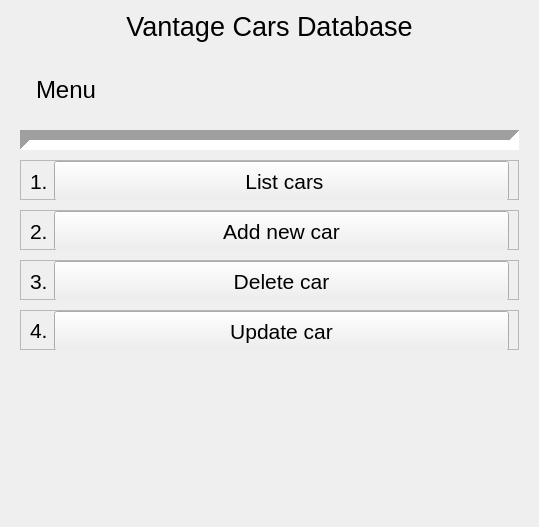
<?xml version="1.0" encoding="UTF-8"?>
<ui version="4.0">
 <class>Form</class>
 <widget class="QWidget" name="Form">
  <property name="geometry">
   <rect>
    <x>0</x>
    <y>0</y>
    <width>539</width>
    <height>527</height>
   </rect>
  </property>
  <property name="sizePolicy">
   <sizepolicy hsizetype="Fixed" vsizetype="Fixed">
    <horstretch>0</horstretch>
    <verstretch>0</verstretch>
   </sizepolicy>
  </property>
  <property name="windowTitle">
   <string>Form</string>
  </property>
  <layout class="QVBoxLayout" name="verticalLayout_6">
   <property name="spacing">
    <number>9</number>
   </property>
   <item>
    <widget class="QLabel" name="label">
     <property name="font">
      <font>
       <pointsize>20</pointsize>
      </font>
     </property>
     <property name="text">
      <string>Vantage Cars Database</string>
     </property>
     <property name="alignment">
      <set>Qt::AlignCenter</set>
     </property>
    </widget>
   </item>
   <item>
    <widget class="QStackedWidget" name="stackedWidget">
     <property name="currentIndex">
      <number>0</number>
     </property>
     <widget class="QWidget" name="menu_page">
      <layout class="QVBoxLayout" name="verticalLayout_5">
       <property name="spacing">
        <number>0</number>
       </property>
       <item>
        <layout class="QVBoxLayout" name="verticalLayout_2">
         <property name="spacing">
          <number>10</number>
         </property>
         <item>
          <widget class="QLabel" name="label_19">
           <property name="minimumSize">
            <size>
             <width>0</width>
             <height>60</height>
            </size>
           </property>
           <property name="maximumSize">
            <size>
             <width>16777215</width>
             <height>60</height>
            </size>
           </property>
           <property name="styleSheet">
            <string notr="true">padding: 0 0 0 10;
font-size: 24px;</string>
           </property>
           <property name="text">
            <string>Menu</string>
           </property>
          </widget>
         </item>
         <item>
          <widget class="Line" name="line_2">
           <property name="minimumSize">
            <size>
             <width>0</width>
             <height>20</height>
            </size>
           </property>
           <property name="lineWidth">
            <number>10</number>
           </property>
           <property name="orientation">
            <enum>Qt::Horizontal</enum>
           </property>
          </widget>
         </item>
         <item>
          <widget class="QFrame" name="frame">
           <property name="maximumSize">
            <size>
             <width>16777215</width>
             <height>40</height>
            </size>
           </property>
           <property name="frameShape">
            <enum>QFrame::StyledPanel</enum>
           </property>
           <property name="frameShadow">
            <enum>QFrame::Raised</enum>
           </property>
           <layout class="QHBoxLayout" name="horizontalLayout_5">
            <property name="topMargin">
             <number>0</number>
            </property>
            <property name="bottomMargin">
             <number>0</number>
            </property>
            <item>
             <widget class="QLabel" name="label_20">
              <property name="minimumSize">
               <size>
                <width>0</width>
                <height>40</height>
               </size>
              </property>
              <property name="maximumSize">
               <size>
                <width>30</width>
                <height>40</height>
               </size>
              </property>
              <property name="font">
               <font>
                <pointsize>16</pointsize>
               </font>
              </property>
              <property name="text">
               <string>1.</string>
              </property>
             </widget>
            </item>
            <item>
             <widget class="QPushButton" name="btn_list_cars">
              <property name="sizePolicy">
               <sizepolicy hsizetype="Expanding" vsizetype="Fixed">
                <horstretch>0</horstretch>
                <verstretch>0</verstretch>
               </sizepolicy>
              </property>
              <property name="minimumSize">
               <size>
                <width>0</width>
                <height>40</height>
               </size>
              </property>
              <property name="maximumSize">
               <size>
                <width>16777215</width>
                <height>40</height>
               </size>
              </property>
              <property name="font">
               <font>
                <pointsize>16</pointsize>
               </font>
              </property>
              <property name="text">
               <string> List cars</string>
              </property>
             </widget>
            </item>
           </layout>
          </widget>
         </item>
         <item>
          <widget class="QFrame" name="frame_2">
           <property name="maximumSize">
            <size>
             <width>16777215</width>
             <height>40</height>
            </size>
           </property>
           <property name="frameShape">
            <enum>QFrame::StyledPanel</enum>
           </property>
           <property name="frameShadow">
            <enum>QFrame::Raised</enum>
           </property>
           <layout class="QHBoxLayout" name="horizontalLayout_6">
            <property name="topMargin">
             <number>0</number>
            </property>
            <property name="bottomMargin">
             <number>0</number>
            </property>
            <item>
             <widget class="QLabel" name="label_21">
              <property name="minimumSize">
               <size>
                <width>0</width>
                <height>40</height>
               </size>
              </property>
              <property name="maximumSize">
               <size>
                <width>30</width>
                <height>40</height>
               </size>
              </property>
              <property name="font">
               <font>
                <pointsize>16</pointsize>
               </font>
              </property>
              <property name="text">
               <string>2.</string>
              </property>
             </widget>
            </item>
            <item>
             <widget class="QPushButton" name="btn_add_car">
              <property name="sizePolicy">
               <sizepolicy hsizetype="Expanding" vsizetype="Fixed">
                <horstretch>0</horstretch>
                <verstretch>0</verstretch>
               </sizepolicy>
              </property>
              <property name="minimumSize">
               <size>
                <width>0</width>
                <height>40</height>
               </size>
              </property>
              <property name="maximumSize">
               <size>
                <width>16777215</width>
                <height>40</height>
               </size>
              </property>
              <property name="font">
               <font>
                <pointsize>16</pointsize>
               </font>
              </property>
              <property name="text">
               <string>Add new car</string>
              </property>
             </widget>
            </item>
           </layout>
          </widget>
         </item>
         <item>
          <widget class="QFrame" name="frame_3">
           <property name="maximumSize">
            <size>
             <width>16777215</width>
             <height>40</height>
            </size>
           </property>
           <property name="frameShape">
            <enum>QFrame::StyledPanel</enum>
           </property>
           <property name="frameShadow">
            <enum>QFrame::Raised</enum>
           </property>
           <layout class="QHBoxLayout" name="horizontalLayout_7">
            <property name="topMargin">
             <number>0</number>
            </property>
            <property name="bottomMargin">
             <number>0</number>
            </property>
            <item>
             <widget class="QLabel" name="label_22">
              <property name="minimumSize">
               <size>
                <width>0</width>
                <height>40</height>
               </size>
              </property>
              <property name="maximumSize">
               <size>
                <width>30</width>
                <height>40</height>
               </size>
              </property>
              <property name="font">
               <font>
                <pointsize>16</pointsize>
               </font>
              </property>
              <property name="text">
               <string>3.</string>
              </property>
             </widget>
            </item>
            <item>
             <widget class="QPushButton" name="btn_delete_car">
              <property name="sizePolicy">
               <sizepolicy hsizetype="Expanding" vsizetype="Fixed">
                <horstretch>0</horstretch>
                <verstretch>0</verstretch>
               </sizepolicy>
              </property>
              <property name="minimumSize">
               <size>
                <width>0</width>
                <height>40</height>
               </size>
              </property>
              <property name="maximumSize">
               <size>
                <width>16777215</width>
                <height>16777215</height>
               </size>
              </property>
              <property name="font">
               <font>
                <pointsize>16</pointsize>
               </font>
              </property>
              <property name="text">
               <string>Delete car</string>
              </property>
             </widget>
            </item>
           </layout>
          </widget>
         </item>
         <item>
          <widget class="QFrame" name="frame_4">
           <property name="maximumSize">
            <size>
             <width>16777215</width>
             <height>40</height>
            </size>
           </property>
           <property name="frameShape">
            <enum>QFrame::StyledPanel</enum>
           </property>
           <property name="frameShadow">
            <enum>QFrame::Raised</enum>
           </property>
           <layout class="QHBoxLayout" name="horizontalLayout_8">
            <property name="topMargin">
             <number>0</number>
            </property>
            <property name="bottomMargin">
             <number>0</number>
            </property>
            <item>
             <widget class="QLabel" name="label_23">
              <property name="maximumSize">
               <size>
                <width>30</width>
                <height>40</height>
               </size>
              </property>
              <property name="font">
               <font>
                <pointsize>16</pointsize>
               </font>
              </property>
              <property name="text">
               <string>4.</string>
              </property>
             </widget>
            </item>
            <item>
             <widget class="QPushButton" name="btn_update_car">
              <property name="sizePolicy">
               <sizepolicy hsizetype="Expanding" vsizetype="Fixed">
                <horstretch>0</horstretch>
                <verstretch>0</verstretch>
               </sizepolicy>
              </property>
              <property name="minimumSize">
               <size>
                <width>0</width>
                <height>40</height>
               </size>
              </property>
              <property name="maximumSize">
               <size>
                <width>16777215</width>
                <height>16777215</height>
               </size>
              </property>
              <property name="font">
               <font>
                <pointsize>16</pointsize>
               </font>
              </property>
              <property name="text">
               <string>Update car</string>
              </property>
             </widget>
            </item>
           </layout>
          </widget>
         </item>
         <item>
          <spacer name="verticalSpacer">
           <property name="orientation">
            <enum>Qt::Vertical</enum>
           </property>
           <property name="sizeType">
            <enum>QSizePolicy::Expanding</enum>
           </property>
           <property name="sizeHint" stdset="0">
            <size>
             <width>20</width>
             <height>60</height>
            </size>
           </property>
          </spacer>
         </item>
        </layout>
       </item>
      </layout>
     </widget>
     <widget class="QWidget" name="car_list_page">
      <layout class="QVBoxLayout" name="verticalLayout_3">
       <item>
        <widget class="QTableWidget" name="tableWidget">
         <property name="font">
          <font>
           <pointsize>12</pointsize>
          </font>
         </property>
         <property name="styleSheet">
          <string notr="true">alternate-background-color: rgb(123, 213, 255);
</string>
         </property>
         <property name="alternatingRowColors">
          <bool>true</bool>
         </property>
         <property name="verticalScrollMode">
          <enum>QAbstractItemView::ScrollPerPixel</enum>
         </property>
         <column>
          <property name="text">
           <string>id</string>
          </property>
         </column>
         <column>
          <property name="text">
           <string>brand</string>
          </property>
         </column>
         <column>
          <property name="text">
           <string>model</string>
          </property>
         </column>
         <column>
          <property name="text">
           <string>production year</string>
          </property>
         </column>
         <column>
          <property name="text">
           <string>convertible</string>
          </property>
         </column>
        </widget>
       </item>
       <item>
        <widget class="QWidget" name="widget_3" native="true">
         <layout class="QHBoxLayout" name="horizontalLayout_9">
          <item>
           <spacer name="horizontalSpacer_3">
            <property name="orientation">
             <enum>Qt::Horizontal</enum>
            </property>
            <property name="sizeHint" stdset="0">
             <size>
              <width>40</width>
              <height>20</height>
             </size>
            </property>
           </spacer>
          </item>
          <item>
           <widget class="QPushButton" name="btn_back_to_menu_car_list">
            <property name="font">
             <font>
              <pointsize>12</pointsize>
             </font>
            </property>
            <property name="text">
             <string>Back to Menu</string>
            </property>
           </widget>
          </item>
         </layout>
        </widget>
       </item>
      </layout>
     </widget>
     <widget class="QWidget" name="add_car_page">
      <property name="styleSheet">
       <string notr="true">QLabel {
	padding: 0 0 0 2
}

QLineEdit {
	padding: 0 0 0 5
}</string>
      </property>
      <layout class="QVBoxLayout" name="verticalLayout_4" stretch="0,5,0,0,0,0,0,0,0,0,0,0">
       <property name="spacing">
        <number>5</number>
       </property>
       <property name="leftMargin">
        <number>15</number>
       </property>
       <property name="bottomMargin">
        <number>20</number>
       </property>
       <item>
        <widget class="QLabel" name="label_12">
         <property name="font">
          <font>
           <pointsize>20</pointsize>
          </font>
         </property>
         <property name="text">
          <string>Add New Car</string>
         </property>
        </widget>
       </item>
       <item>
        <widget class="QLabel" name="label_7">
         <property name="maximumSize">
          <size>
           <width>16777215</width>
           <height>30</height>
          </size>
         </property>
         <property name="font">
          <font>
           <pointsize>14</pointsize>
          </font>
         </property>
         <property name="text">
          <string>Car ID</string>
         </property>
        </widget>
       </item>
       <item>
        <widget class="QLineEdit" name="id_lineEdit">
         <property name="maximumSize">
          <size>
           <width>16777215</width>
           <height>35</height>
          </size>
         </property>
         <property name="font">
          <font>
           <pointsize>14</pointsize>
          </font>
         </property>
         <property name="text">
          <string/>
         </property>
        </widget>
       </item>
       <item>
        <widget class="QLabel" name="label_8">
         <property name="maximumSize">
          <size>
           <width>16777215</width>
           <height>30</height>
          </size>
         </property>
         <property name="font">
          <font>
           <pointsize>14</pointsize>
          </font>
         </property>
         <property name="text">
          <string>Car Brand</string>
         </property>
        </widget>
       </item>
       <item>
        <widget class="QLineEdit" name="brand_lineEdit">
         <property name="maximumSize">
          <size>
           <width>16777215</width>
           <height>35</height>
          </size>
         </property>
         <property name="font">
          <font>
           <pointsize>14</pointsize>
          </font>
         </property>
         <property name="text">
          <string/>
         </property>
        </widget>
       </item>
       <item>
        <widget class="QLabel" name="label_9">
         <property name="maximumSize">
          <size>
           <width>16777215</width>
           <height>30</height>
          </size>
         </property>
         <property name="font">
          <font>
           <pointsize>14</pointsize>
          </font>
         </property>
         <property name="text">
          <string>Car Model</string>
         </property>
        </widget>
       </item>
       <item>
        <widget class="QLineEdit" name="car_model_lineEdit">
         <property name="maximumSize">
          <size>
           <width>16777215</width>
           <height>35</height>
          </size>
         </property>
         <property name="font">
          <font>
           <pointsize>14</pointsize>
          </font>
         </property>
        </widget>
       </item>
       <item>
        <widget class="QLabel" name="label_10">
         <property name="maximumSize">
          <size>
           <width>16777215</width>
           <height>30</height>
          </size>
         </property>
         <property name="font">
          <font>
           <pointsize>14</pointsize>
          </font>
         </property>
         <property name="text">
          <string>Car production year</string>
         </property>
        </widget>
       </item>
       <item>
        <widget class="QLineEdit" name="production_year_lineEdit">
         <property name="maximumSize">
          <size>
           <width>16777215</width>
           <height>35</height>
          </size>
         </property>
         <property name="font">
          <font>
           <pointsize>14</pointsize>
          </font>
         </property>
        </widget>
       </item>
       <item>
        <widget class="QLabel" name="label_11">
         <property name="maximumSize">
          <size>
           <width>16777215</width>
           <height>30</height>
          </size>
         </property>
         <property name="font">
          <font>
           <pointsize>14</pointsize>
          </font>
         </property>
         <property name="text">
          <string>Is this car convertible?</string>
         </property>
        </widget>
       </item>
       <item>
        <widget class="QComboBox" name="is_convertable_comboBox">
         <property name="maximumSize">
          <size>
           <width>16777215</width>
           <height>35</height>
          </size>
         </property>
         <property name="font">
          <font>
           <pointsize>14</pointsize>
          </font>
         </property>
         <item>
          <property name="text">
           <string>Choose</string>
          </property>
         </item>
         <item>
          <property name="text">
           <string>YES</string>
          </property>
         </item>
         <item>
          <property name="text">
           <string>NO</string>
          </property>
         </item>
        </widget>
       </item>
       <item>
        <widget class="QWidget" name="widget" native="true">
         <layout class="QHBoxLayout" name="horizontalLayout_2">
          <item>
           <layout class="QHBoxLayout" name="horizontalLayout">
            <item>
             <spacer name="horizontalSpacer">
              <property name="orientation">
               <enum>Qt::Horizontal</enum>
              </property>
              <property name="sizeHint" stdset="0">
               <size>
                <width>40</width>
                <height>20</height>
               </size>
              </property>
             </spacer>
            </item>
            <item>
             <widget class="QPushButton" name="btn_back_to_menu_add">
              <property name="font">
               <font>
                <pointsize>14</pointsize>
               </font>
              </property>
              <property name="styleSheet">
               <string notr="true">background-color: rgb(178, 178, 186);</string>
              </property>
              <property name="text">
               <string>Back to Menu</string>
              </property>
             </widget>
            </item>
            <item>
             <widget class="QPushButton" name="btn_ok">
              <property name="font">
               <font>
                <pointsize>14</pointsize>
               </font>
              </property>
              <property name="styleSheet">
               <string notr="true">background-color: rgb(91, 199, 79);</string>
              </property>
              <property name="text">
               <string>Ok</string>
              </property>
             </widget>
            </item>
           </layout>
          </item>
         </layout>
        </widget>
       </item>
      </layout>
     </widget>
     <widget class="QWidget" name="update_car_page">
      <property name="styleSheet">
       <string notr="true">QLabel {
	padding: 0 0 0 2
}

QLineEdit {
	padding: 0 0 0 5
}</string>
      </property>
      <layout class="QVBoxLayout" name="verticalLayout" stretch="0,5,0,0,0,0,0,0,0,0,0,0">
       <property name="spacing">
        <number>5</number>
       </property>
       <property name="leftMargin">
        <number>15</number>
       </property>
       <property name="bottomMargin">
        <number>20</number>
       </property>
       <item>
        <widget class="QLabel" name="label_15">
         <property name="font">
          <font>
           <pointsize>20</pointsize>
          </font>
         </property>
         <property name="text">
          <string>Update Car</string>
         </property>
        </widget>
       </item>
       <item>
        <widget class="QLabel" name="label_17">
         <property name="maximumSize">
          <size>
           <width>16777215</width>
           <height>30</height>
          </size>
         </property>
         <property name="font">
          <font>
           <pointsize>14</pointsize>
          </font>
         </property>
         <property name="text">
          <string>Car ID</string>
         </property>
        </widget>
       </item>
       <item>
        <widget class="QLineEdit" name="update_id_lineEdit">
         <property name="maximumSize">
          <size>
           <width>16777215</width>
           <height>35</height>
          </size>
         </property>
         <property name="font">
          <font>
           <pointsize>14</pointsize>
          </font>
         </property>
         <property name="text">
          <string/>
         </property>
        </widget>
       </item>
       <item>
        <widget class="QLabel" name="label_18">
         <property name="maximumSize">
          <size>
           <width>16777215</width>
           <height>30</height>
          </size>
         </property>
         <property name="font">
          <font>
           <pointsize>14</pointsize>
          </font>
         </property>
         <property name="text">
          <string>Car Brand</string>
         </property>
        </widget>
       </item>
       <item>
        <widget class="QLineEdit" name="update_brand_lineEdit">
         <property name="maximumSize">
          <size>
           <width>16777215</width>
           <height>35</height>
          </size>
         </property>
         <property name="font">
          <font>
           <pointsize>14</pointsize>
          </font>
         </property>
         <property name="text">
          <string/>
         </property>
        </widget>
       </item>
       <item>
        <widget class="QLabel" name="label_13">
         <property name="maximumSize">
          <size>
           <width>16777215</width>
           <height>30</height>
          </size>
         </property>
         <property name="font">
          <font>
           <pointsize>14</pointsize>
          </font>
         </property>
         <property name="text">
          <string>Car Model</string>
         </property>
        </widget>
       </item>
       <item>
        <widget class="QLineEdit" name="update_car_model_lineEdit">
         <property name="maximumSize">
          <size>
           <width>16777215</width>
           <height>35</height>
          </size>
         </property>
         <property name="font">
          <font>
           <pointsize>14</pointsize>
          </font>
         </property>
        </widget>
       </item>
       <item>
        <widget class="QLabel" name="label_16">
         <property name="maximumSize">
          <size>
           <width>16777215</width>
           <height>30</height>
          </size>
         </property>
         <property name="font">
          <font>
           <pointsize>14</pointsize>
          </font>
         </property>
         <property name="text">
          <string>Car production year</string>
         </property>
        </widget>
       </item>
       <item>
        <widget class="QLineEdit" name="update_production_year_lineEdit">
         <property name="maximumSize">
          <size>
           <width>16777215</width>
           <height>35</height>
          </size>
         </property>
         <property name="font">
          <font>
           <pointsize>14</pointsize>
          </font>
         </property>
        </widget>
       </item>
       <item>
        <widget class="QLabel" name="label_14">
         <property name="maximumSize">
          <size>
           <width>16777215</width>
           <height>30</height>
          </size>
         </property>
         <property name="font">
          <font>
           <pointsize>14</pointsize>
          </font>
         </property>
         <property name="text">
          <string>Is this car convertible?</string>
         </property>
        </widget>
       </item>
       <item>
        <widget class="QComboBox" name="update_is_convertable_comboBox">
         <property name="maximumSize">
          <size>
           <width>16777215</width>
           <height>35</height>
          </size>
         </property>
         <property name="font">
          <font>
           <pointsize>14</pointsize>
          </font>
         </property>
         <item>
          <property name="text">
           <string>Choose</string>
          </property>
         </item>
         <item>
          <property name="text">
           <string>YES</string>
          </property>
         </item>
         <item>
          <property name="text">
           <string>NO</string>
          </property>
         </item>
        </widget>
       </item>
       <item>
        <widget class="QWidget" name="widget_2" native="true">
         <layout class="QHBoxLayout" name="horizontalLayout_3">
          <item>
           <layout class="QHBoxLayout" name="horizontalLayout_4">
            <item>
             <spacer name="horizontalSpacer_2">
              <property name="orientation">
               <enum>Qt::Horizontal</enum>
              </property>
              <property name="sizeHint" stdset="0">
               <size>
                <width>40</width>
                <height>20</height>
               </size>
              </property>
             </spacer>
            </item>
            <item>
             <widget class="QPushButton" name="btn_back_to_menu_update">
              <property name="font">
               <font>
                <pointsize>14</pointsize>
               </font>
              </property>
              <property name="styleSheet">
               <string notr="true">background-color: rgb(178, 178, 186);</string>
              </property>
              <property name="text">
               <string>Back to Menu</string>
              </property>
             </widget>
            </item>
            <item>
             <widget class="QPushButton" name="btn_update">
              <property name="font">
               <font>
                <pointsize>14</pointsize>
               </font>
              </property>
              <property name="styleSheet">
               <string notr="true">background-color: rgb(91, 199, 79);</string>
              </property>
              <property name="text">
               <string>Update</string>
              </property>
             </widget>
            </item>
           </layout>
          </item>
         </layout>
        </widget>
       </item>
      </layout>
     </widget>
    </widget>
   </item>
  </layout>
 </widget>
 <resources/>
 <connections/>
</ui>
